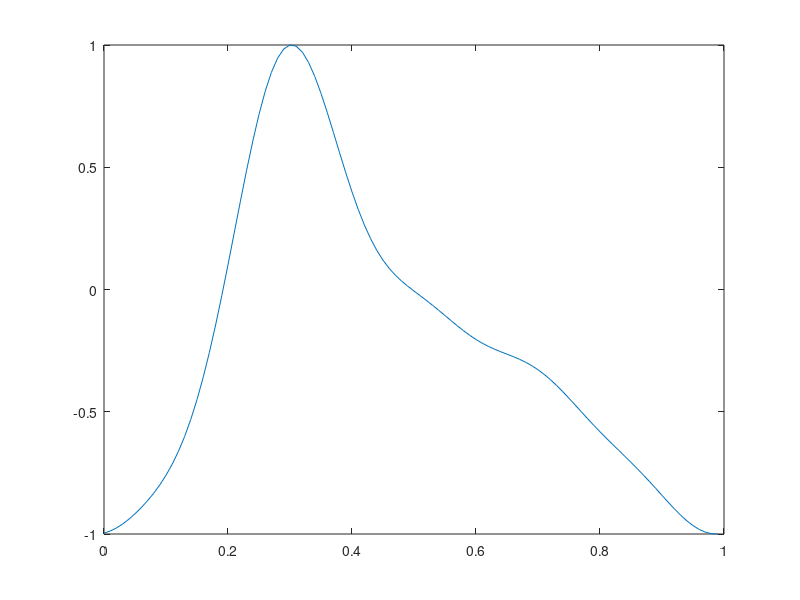

Write the MATLAB code that produced this figure.
% Define params
fs = 100;
fundFreq = 60; fundFreq = fundFreq / 60;

AHarms = [10;5;2;1;0.5];
phiHarms = [0; 0.4 * pi; 0.6 * pi; 0.8 * pi; pi];

n = (1:1 / fundFreq * fs)';
t = (n - 1) / fs;

% Define model
cosFun = @(A,phi,f,fs,n) A * cos(2 * pi * f / fs * n + phi);
          
% Build pulse harmonics
y = 0;
nHarms = length(AHarms);
for h = 1:nHarms
   A = AHarms(h);
   phi = phiHarms(h);
   f = fundFreq * h;
   
   y = y + cosFun(A,phi,f,fs,n); 
end

% Shift and normalize
y = (circshift(y,40) - min(y)) / (max(y) - min(y)) * 2 - 1;

% Plotting
figure;
plot(t,y);

% Save template
save('Vblood.mat','y');